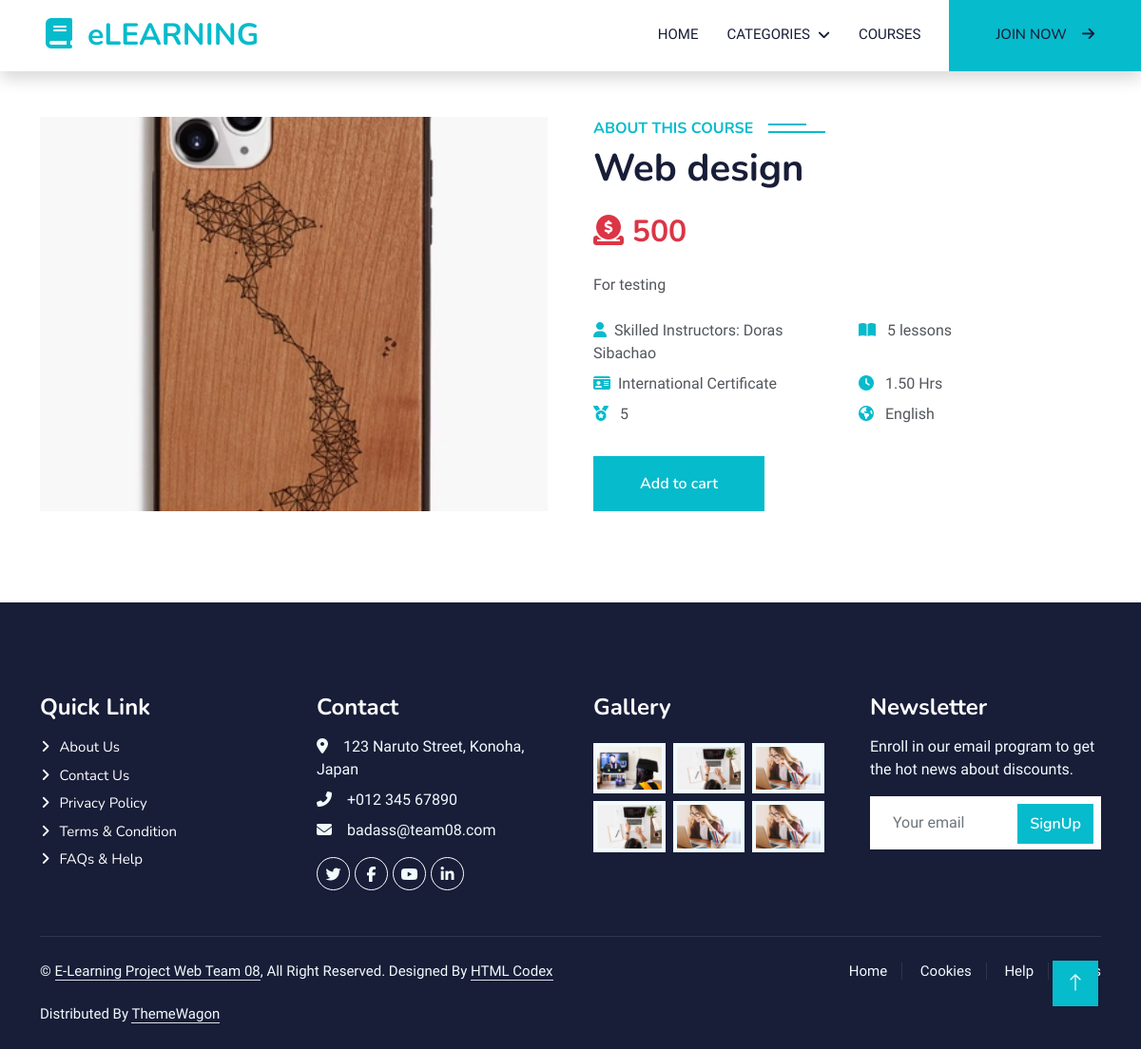
Page /course/web-design on the committed database.
### course/models.py (models this page shows, shortened)
class Course(models.Model):
    title = models.CharField(max_length=255)
    description = models.TextField()
    price = models.PositiveIntegerField(null=True,
                                        validators=[MinValueValidator(0)], blank=True)
    instructor = models.CharField(max_length=50)
    language = models.CharField(max_length=50, default='English')
    category = models.ForeignKey(
        Category, on_delete=models.PROTECT, blank=True, null=True)
    COURSE_STATUS_AVAILABLE = 'A'
    COURSE_STATUS_UNAVAILABLE = 'UA'
    COURSE_STATUS_CHOICES = [
        (COURSE_STATUS_AVAILABLE, 'Available'),
        (COURSE_STATUS_UNAVAILABLE, 'Unavailable')
    ]
    lesson_number = models.PositiveBigIntegerField(null=True,
                                                   validators=[MinValueValidator(0)], blank=True)
    course_status = models.CharField(
        max_length=2, choices=COURSE_STATUS_CHOICES, default=COURSE_STATUS_AVAILABLE)
    rated = models.PositiveSmallIntegerField(null=True,
                                             validators=[MinValueValidator(0), MaxValueValidator(5)], blank=True)
    duration = models.DecimalField(max_digits=6, decimal_places=2,
                                   validators=[MinValueValidator(0)], blank=True, null=True)
    image = ResizedImageField(size=[500, 300], crop=['middle', 'center'],  upload_to="course/course_image/", null=True, quality=100
                              )
    video = models.FileField(
        upload_to="course/course_video", null=True)
    slug = models.SlugField(max_length=200, unique=True,
                            null=True, blank=True)
    def add_to_cart_url(self):
        return reverse('add_cart', args=[self.slug])

### course/views.py (the view)
# urls.py: path('<slug:course_slug>', views.course_detail, name='course_detail'),
def course_detail(request, course_slug=None):
    single_course = Course.objects.get(slug=course_slug)
    context = {
        'single_course': single_course,
    }
    return render(request, 'course/course_detail.html', context=context)

### course/context_processors.py (called while the page is built)
def menu_links(request):
    links = Category.objects.all()
    return dict(links=links)

### templates/course/course_detail.html
{% extends 'base.html' %} {% load static %} {% block content %}
<div class="container-xxl py-5">
  <div class="container">
    <div class="row g-5">
      <div
        class="col-lg-6 wow fadeInUp"
        data-wow-delay="0.1s"
        style="min-height: 400px"
      >
        <div class="position-relative h-100">
          <img
            class="img-fluid position-absolute w-100 h-100"
            src="{{single_course.image.url}}"
            alt=""
            style="object-fit: cover"
          />
        </div>
      </div>
      <div class="col-lg-6 wow fadeInUp" data-wow-delay="0.3s">
        <h6 class="section-title bg-white text-start text-primary pe-3">
          About This Course
        </h6>
        <h1 class="mb-4">{{single_course.title}}</h1>
        <h2 class="d-inline-block mb-4 text-danger">
          <i class="fa-solid fa-circle-dollar-to-slot"></i>
          {{single_course.price}}
        </h2>
        <p class="mb-4">{{single_course.description}}</p>
        <div class="row gy-2 gx-4 mb-4">
          <div class="col-sm-6">
            <p class="mb-0">
              <i class="fa fa-user text-primary me-2"></i>Skilled Instructors:
              {{single_course.instructor}}
            </p>
          </div>
          <div class="col-sm-6">
            <p class="mb-0">
              <i class="fa fa-book-open text-primary me-2"></i>
              {{single_course.lesson_number}} lessons
            </p>
          </div>
          <div class="col-sm-6">
            <p class="mb-0">
              <i class="fa fa-id-card text-primary me-2"></i>International
              Certificate
            </p>
          </div>
          <div class="col-sm-6">
            <p class="mb-0">
              <i class="fa fa-clock text-primary me-2"></i>
              {{single_course.duration}} Hrs
            </p>
          </div>
          <div class="col-sm-6">
            <p class="mb-0">
              <i class="fa fa-medal text-primary me-2"></i>
              {{single_course.rated}}
            </p>
          </div>
          <div class="col-sm-6">
            <p class="mb-0">
              <i class="fa fa-globe text-primary me-2"></i>
              {{single_course.language}}
            </p>
          </div>
        </div>
        <a
          class="btn btn-primary py-3 px-5 mt-2"
          href="{{single_course.add_to_cart_url}}"
          >Add to cart</a
        >
      </div>
    </div>
  </div>
</div>
{% endblock content %}

### static/general/css/style.css (style rules this page uses)
:root { --primary: #06bbcc; --light: #f0fbfc; --dark: #181d38; }
a { color: white; }
.btn { font-family: "Nunito", sans-serif; font-weight: 600; transition: 0.5s; }
.btn.btn-primary, .btn.btn-secondary { color: #ffffff; }
.section-title { position: relative; display: inline-block; text-transform: uppercase; }
.section-title::before { position: absolute; content: ""; width: calc(100% + 80px); height: 2px; top: 4px; left: -40px; background: var(--primary); z-index: -1; }
.section-title::after { position: absolute; content: ""; width: calc(100% + 120px); height: 2px; bottom: 5px; left: -60px; background: var(--primary); z-index: -1; }
.section-title.text-start::before { width: calc(100% + 40px); left: 0; }
.section-title.text-start::after { width: calc(100% + 60px); left: 0; }

### rows in the picture
Course: image (picture), title "Web design", price "500", description "For testing", instructor "Doras Sibachao", lesson_number "5", duration "1.50", rated "5", language "English"
